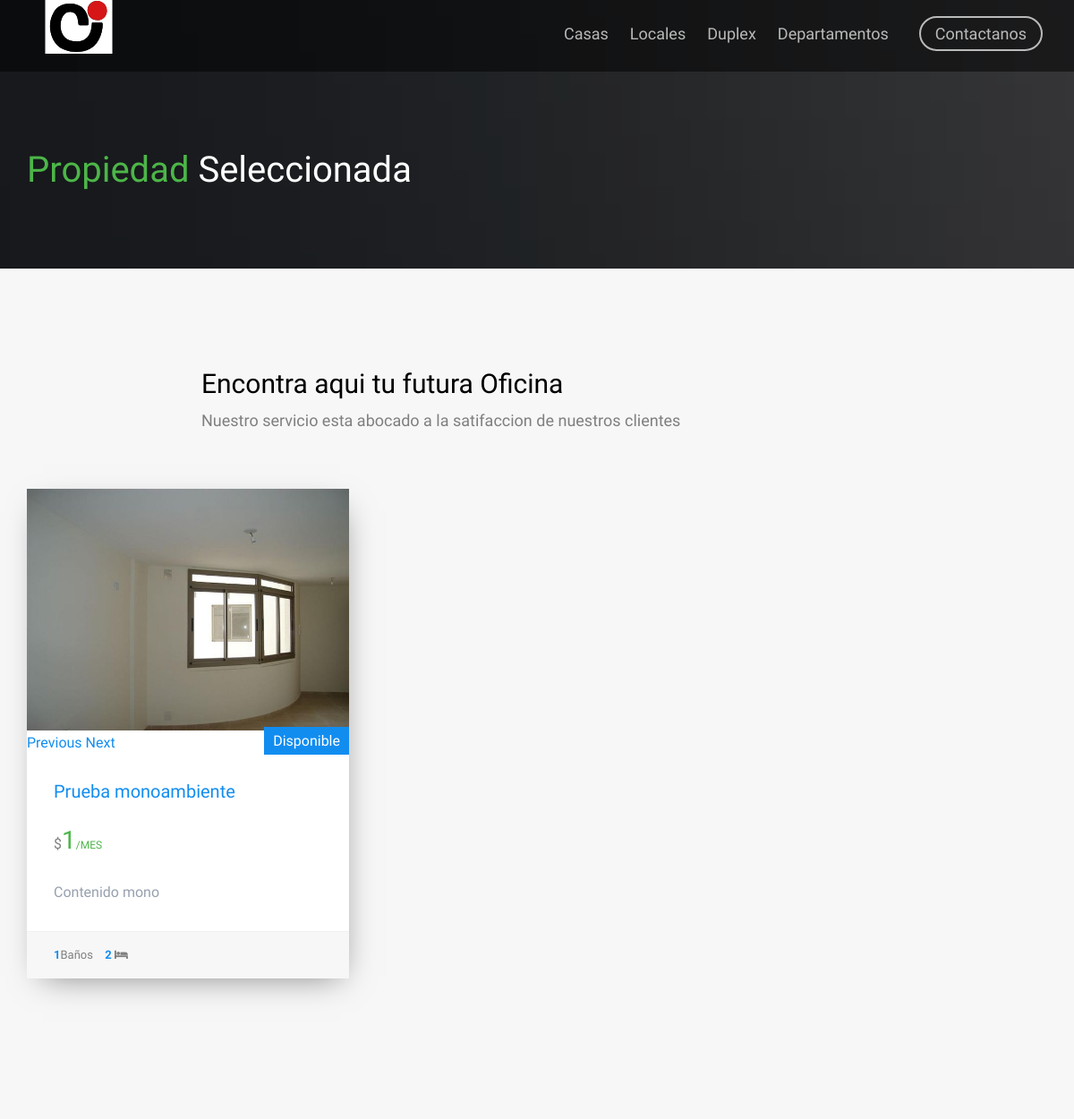
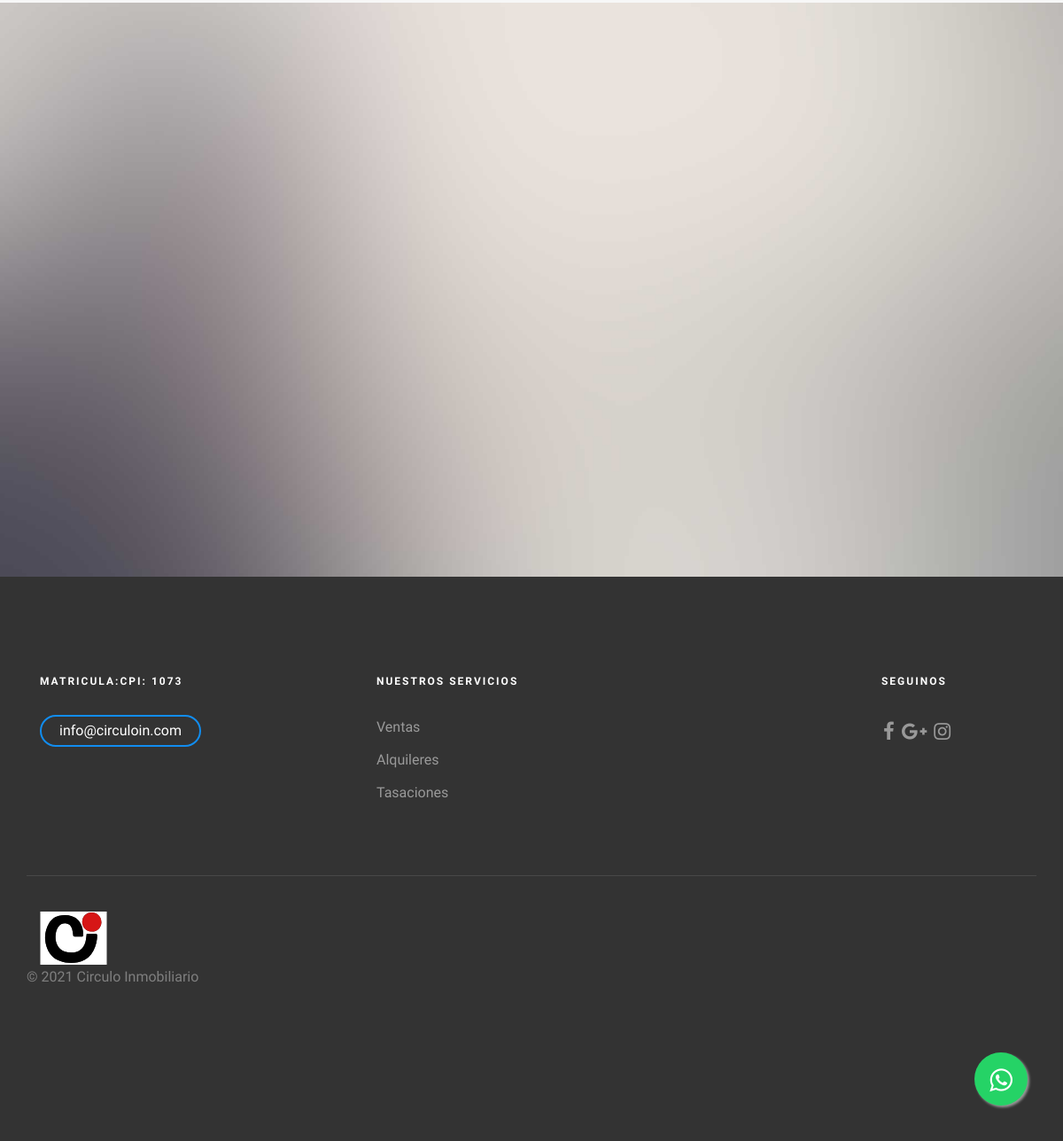
Page /alquileres/article/3 on the committed database (2 pictures, top to bottom).
### Alquileres/models.py (models this page shows, shortened)
class PostImagenes(models.Model):
    post= models.ForeignKey(PostAlquiler, default =None ,on_delete=models.CASCADE)
    image = models.ImageField(upload_to ="Imagenes",verbose_name="Imagenes")
    class Meta:
        verbose_name="Agregar una Imagen"
        verbose_name_plural="Agregar mas Imagenes"

class PostAlquiler(models.Model):
    title=  models.CharField(max_length=200, verbose_name="Titulo ")
    content = models.TextField(verbose_name="Contenido")
    imagen = models.ImageField(verbose_name="Imagen", blank =True ,null =True,upload_to="Alquileres")
    price = models.IntegerField(verbose_name="Precio")
    ambientes = models.IntegerField(verbose_name="Dormitorios o Ambientes",blank =True ,null =True)
    superficie= models.IntegerField(verbose_name="Superficie (locales u oficinas)",blank =True,null =True )
    baños= models.IntegerField(verbose_name="Baños",blank = True,null =True)
    plantas= models.IntegerField(verbose_name="Plantas (locales u oficinas)", blank = True,null =True)
    autor = models.ForeignKey(User,verbose_name="Autor", on_delete=models.CASCADE)
    categories= models.ManyToManyField(Category, verbose_name="Categoria")
    created = models.DateTimeField(auto_now_add=True, verbose_name="Creado")
    updated = models.DateTimeField(auto_now=True, verbose_name="Editado")
    class Meta:
            verbose_name="Publicacion"
            verbose_name_plural="Plublicaciones"
            ordering= ["-created"]

### Alquileres/views.py (the view)
# urls.py: path('article/<int:postalquiler_id>', views.article, name='article')
def article(request,postalquiler_id):
    articles = get_object_or_404(PostAlquiler,pk=postalquiler_id)
    return render(request, 'Alquileres/alqui_post_detail.html',{'articles': articles})

### Alquileres/templates/Alquileres/alqui_post_detail.html (shortened to what this page needs)
{% extends 'App1/base.html'%}
{% load static %}
{% block header %}
	<div id="fh5co-page">
	<header id="fh5co-header" role="banner">
		<div class="container">
			<div class="row">
				<div class="header-inner">
					<img src="{% static 'Appp1/images/circulo.svg'%}" width="106px" height="60px" alt="">
					<nav role="navigation">
						<ul>
							<li><a href="{% url 'alqui_casas' %}">Casas</a></li>
							<li><a href="{% url  'alqui_locales' %} ">Locales</a></li>
							<li><a href="{% url 'alqui_duplex' %}">Duplex</a></li>
							<li><a href="{% url 'alqui_departamentos' %}">Departamentos</a></li>
							<li class="cta"><a href="{% url 'contacto' %}">Contactanos</a></li>
						</ul>
					</nav>
				</div>
			</div>
		</div>
	</header>
{% endblock %}
{% block content %}
		<div class="fh5co-page-title" style="background-image: url({% static 'Appp1/images/slide_6.jpg'%});">
		<div class="overlay"></div>
		<div class="container">
			<div class="row">
				<div class="col-md-12 animate-box">
					<h1><span class="colored">Propiedad</span> Seleccionada</h1>
				</div>
			</div>
		</div>
	</div>
	<div id="best-deal">
		<div class="container">
			<div class="row">
				<div class="col-md-8 col-md-offset-2 text-center fh5co-heading animate-box" data-animate-effect="fadeIn">
					<h2>Encontra aqui tu futura Oficina </h2>
					<p>Nuestro  servicio esta abocado a la satifaccion de nuestros clientes </p>
				</div>
				<div class="col-md-4 item-block animate-box" data-animate-effect="fadeIn">
					<div class="fh5co-property">
					<figure>
					      <div id="carouselExampleControls"
								class="carousel slide"
								data-ride="carousel">
								<div class="carousel-inner" data-toggle="modal" data-target="#galleryModal">
                                 {% for pi in articles.postimagenes_set.all %}
									<div class="item{% if forloop.first %} active {% endif %}">
								        <img class="carousel-inner" src="{{pi.image.url}}" alt="First slide">
									</div>
								{% endfor %}
								</div>
							    <a class="carousel-control-prev" href="#carouselExampleControls" role="button" data-slide="prev">
									<span class="">Previous</span>
								</a>
								<a class="carousel-control-next" href="#carouselExampleControls" role="button" data-slide="next">
									<span class="">Next</span>
								</a>
							</div>
						<a href="#" class="tag"> Disponible </a>
						</figure>
						<div class="fh5co-property-innter">
							<h3><a href="#">{{articles.title}}</a></h3>
							<div class="price-status">
		                 	<span class="per">$</span><span class="price">{{articles.price}}<span class="per">/Mes</span></span>
		               </div>
		               <p>{{articles.content}}  </p>
	            	</div>
	            	<p class="fh5co-property-specification">
	            		<span><strong>{{articles.baños}}</strong>Baños</span> <span><strong>{{articles.ambientes}} </strong> <i class="fa fa-bed" aria-hidden="true"></i></span>
	            	</p>
					</div>
				</div>
	</div>
	</div>
	</div>
</div>
    <div class="fh5co-section-with-image">
		<img src="{% static 'Appp1/images/image_1.jpg' %}" alt="" class="img-responsive">
	</div>
{% endblock %}

### App1/static/Appp1/css/icomoon.css (style rules this page uses)
.fa { font-family: 'FontAwesome' !important; }

### rows in the picture
PostImagenes: image (picture)
PostAlquiler: title "Prueba monoambiente", price "1", content "Contenido mono", baños "1", ambientes "2"
